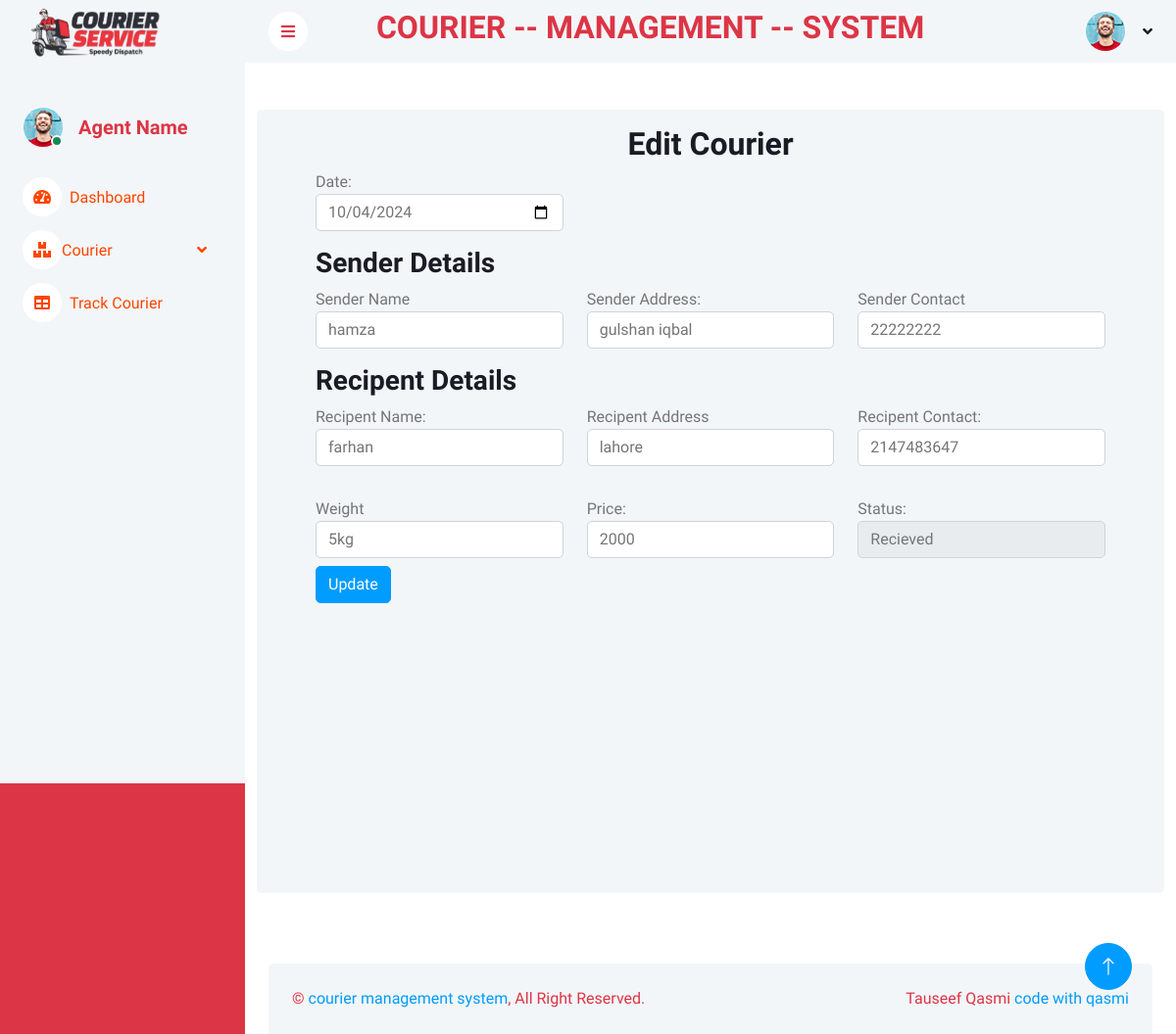
The page /editParcelsAgent.php?id=1 on the database its author committed.
### tables this page shows
CREATE TABLE `parcels` (
  `id` int(10) NOT NULL,
  `track_id` int(50) DEFAULT NULL,
  `sender_name` varchar(50) DEFAULT NULL,
  `sender_address` varchar(200) DEFAULT NULL,
  `sender_contact` int(20) DEFAULT NULL,
  `recipent_name` varchar(50) DEFAULT NULL,
  `recipent_address` varchar(200) DEFAULT NULL,
  `recipent_contact` int(20) DEFAULT NULL,
  `weight` varchar(10) DEFAULT NULL,
  `price` varchar(20) DEFAULT NULL,
  `status` int(20) NOT NULL,
  `agent_name` varchar(20) NOT NULL,
  `date` date DEFAULT NULL
);

### editParcelsAgent.php (the view, shortened to what this page needs)
<?php
include("connection.php");
include("includes/agentheader.php");
$parcelId = $_GET['id'];
$stmt = $conn->prepare("SELECT * FROM parcels WHERE id = :id");
$stmt->bindParam(":id", $parcelId);
$stmt->execute();
$result = $stmt->fetch(PDO::FETCH_ASSOC);
$parcelData = $result;
?>
<div class="container">
    <div class="row vh-100 bg-light rounded justify-content-center mx-0 m-5">
        <div class="col-12">
            <div class="container mt-3">
                <div class="container mt-3 w-100 align-middle">
                    <h2 class="text-center">Edit Courier</h2>
                    <form method="post">
                        <div class="row">
                            <div class="col-12 col-md-4">
                                <label>Date:</label>
                                <input type="date" class="form-control" name="date" value="<?php echo $parcelData['date']; ?>">
                            </div>
                            <div class="col-12 col-md-4">
                            </div>
                        </div>
                        <h3 class="mt-3">Sender Details</h3>
                        <div class="row">
                            <div class="col-12 col-md-4">
                                <label>Sender Name</label>
                                <input type="text" class="form-control" name="sendername" value="<?php echo $parcelData['sender_name']; ?>">
                            </div>
                            <div class="col-12 col-md-4">
                                <label>Sender Address:</label>
                                <input type="text" class="form-control" name="senderaddress" value="<?php echo $parcelData['sender_address']; ?>">
                            </div>
                            <div class="col-12 col-md-4">
                                <label>Sender Contact</label>
                                <input type="number" class="form-control" name="sendercontact" value="<?php echo $parcelData['sender_contact']; ?>">
                            </div>
                        </div>
                        <h3 class="mt-3">Recipent Details</h3>
                        <div class="row">
                            <div class="col-12 col-md-4">
                                <label>Recipent Name:</label>
                                <input type="text" class="form-control" name="recipentname" value="<?php echo $parcelData['recipent_name']; ?>">
                            </div>
                            <div class="col-12 col-md-4">
                                <label>Recipent Address</label>
                                <input type="text" class="form-control" name="recipentaddress" value="<?php echo $parcelData['recipent_address']; ?>">
                            </div>
                            <div class="col-12 col-md-4">
                                <label>Recipent Contact:</label>
                                <input type="number" class="form-control" name="recipentcontact" value="<?php echo $parcelData['recipent_contact']; ?>">
                            </div>
                        </div>
                        <div class="row mt-3">
                            <div class="col-12 col-md-4">
                                <label>Weight</label>
                                <input type="text" class="form-control" name="weight" value="<?php echo $parcelData['weight']; ?>">
                            </div>
                            <div class="col-12 col-md-4">
                                <label>Price:</label>
                                <input type="number" class="form-control" name="price" value="<?php echo $parcelData['price']; ?>">
                            </div>
                            <div class="col-12 col-md-4">
                                <label for="pwd">Status:</label>
                                <select class="form-control" name="status" required>
                                    <?php
                                    $statuses = array(
                                        '1' => 'Recieved',
                                        '2' => 'On the way',
                                        '3' => 'Pending',
                                        '4' => 'Delivered',
                                        '5' => 'Returned'
                                    );
                                    foreach ($statuses as $value => $label) {
                                        $selected = ($parcelData['status'] == $value) ? 'selected' : '';
                                        echo "<option value='$value' $selected>$label</option>";
                                    }
                                    ?>
                                </select>
                            </div>
                        </div>
                        <button type="submit" name="submit" class="btn btn-primary mt-2">Update</button>
                    </form>
                </div>
            </div>
        </div>
    </div>
</div>
<?php
include("footer.php");
?>

### css/style.css (style rules this page uses)
:root { --primary: red; --light: #F3F6F9; --dark: #191C24; }
.btn { transition: .5s; }
.btn.btn-primary { color: #FFFFFF; }

### includes/agentheader.php (style rules this page uses)
body { background-color: red; }

### rows shown on the page
parcels: date "10/04/2024", sendername "hamza", senderaddress "gulshan iqbal", sendercontact "22222222", recipentname "farhan", recipentaddress "lahore", recipentcontact "2147483647", weight "5kg", price "2000"

### other values the page prints
form field status "Recieved"
